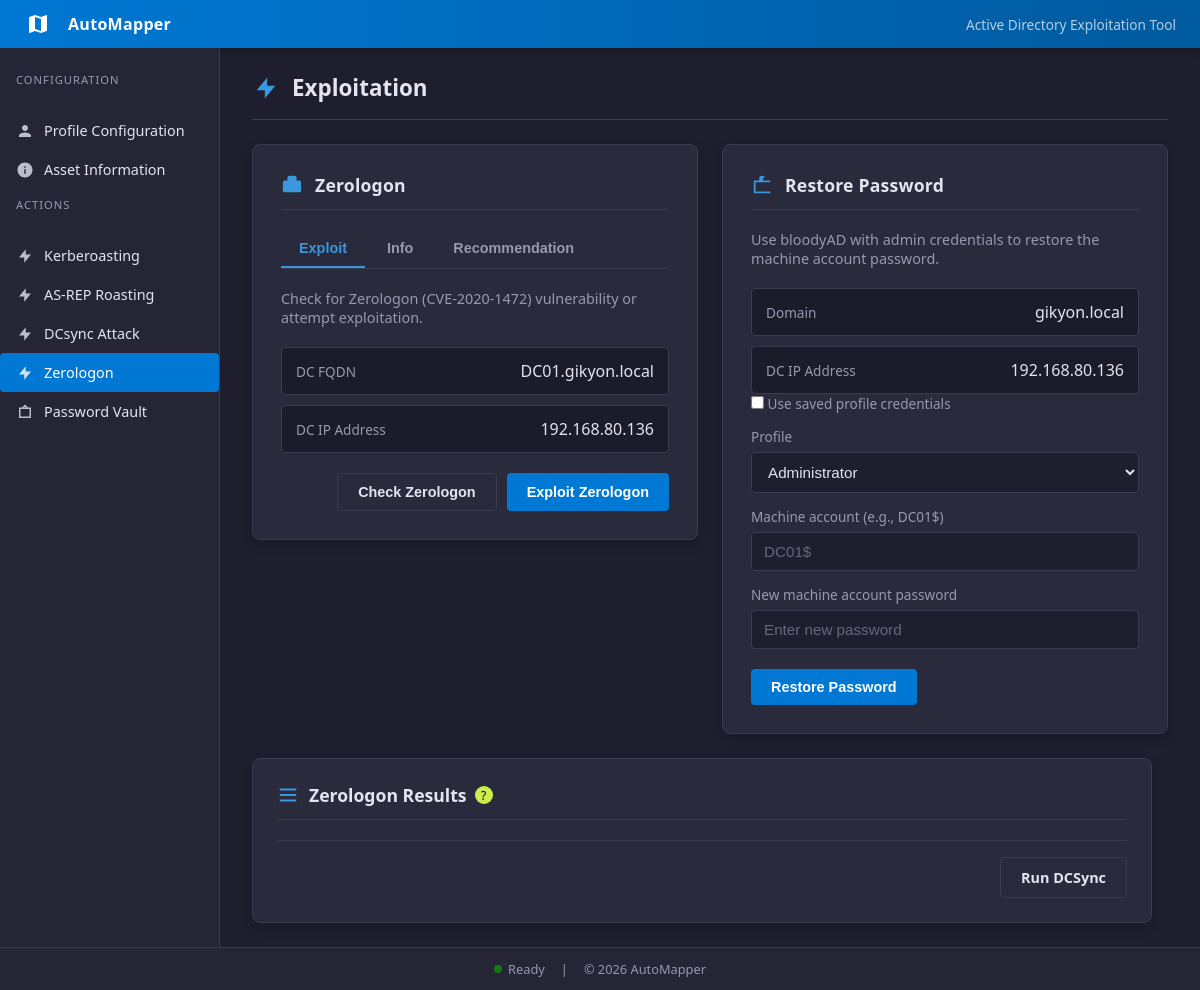
Page /zerologon on the earlier database version.
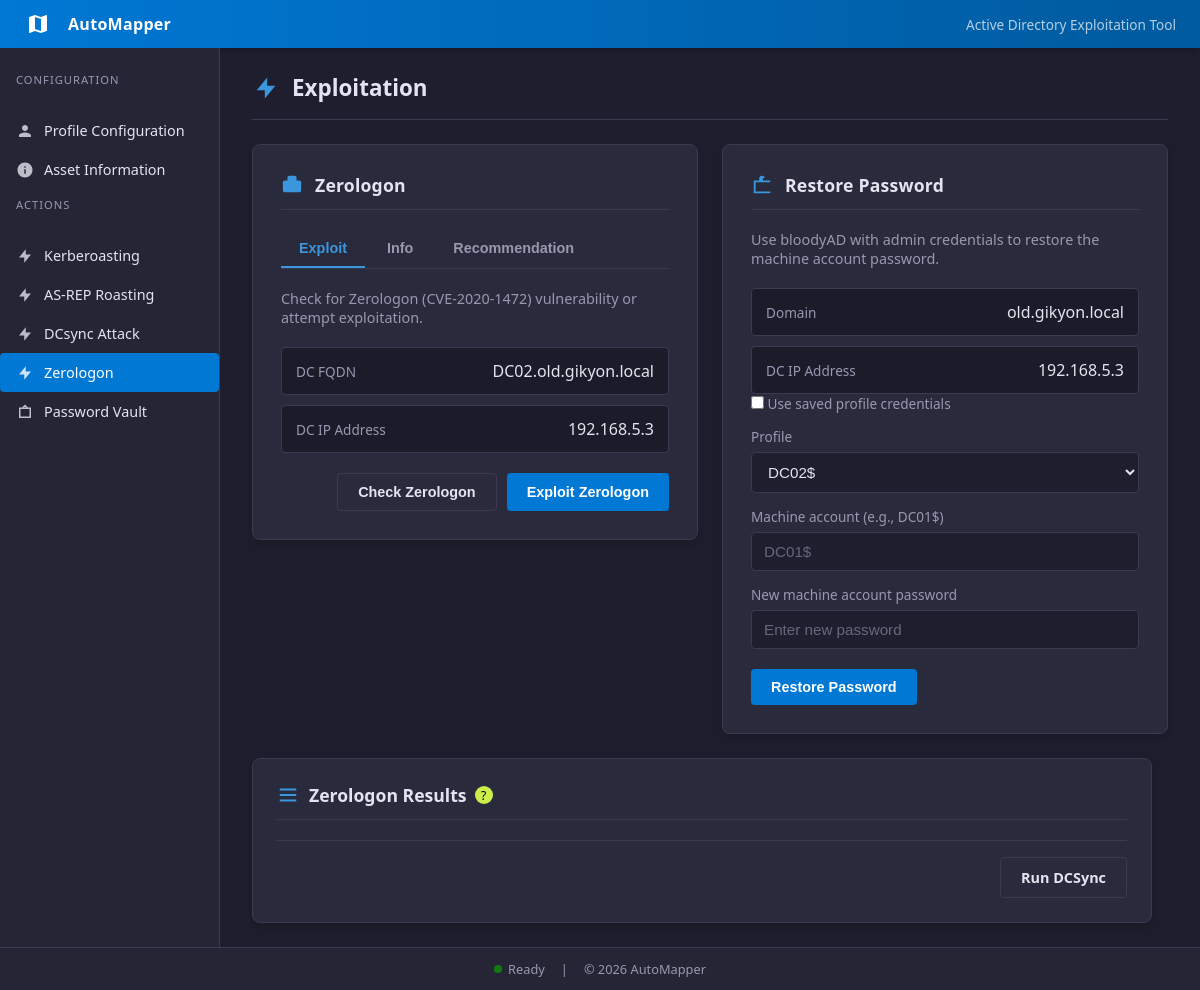
Same page on the later database version.
### tables this page shows
CREATE TABLE profiles (
    description text,
    name text,
    password text,
    ntlmHash text,
    domain text,
    dc_ip text,
    fqdn text
, username text, dc_fqdn text, profile_description text);

CREATE TABLE app_state (
    key text primary key,
    value text
);

### app/routes/main.py (the view, shortened to what this page needs)
@main_bp.route("/zerologon", methods=["GET", "POST"])
def zerologon():
    creds = _get_creds()
    profiles = fetch_profiles()
    active_profile = get_active_profile()
    results = []
    error = None
    status_message = None
    action = None
    selected_restore_profile = None
    restore_use_profile = False
    dc_host = (creds.get("dc_fqdn") or "").strip()
    dc_name = dc_host.split(".", 1)[0] if dc_host else ""
    def format_dcsync_results(dcsync_results):
        lines = []
        for entry in dcsync_results:
            if isinstance(entry, dict):
                username = entry.get("username", "Unknown")
                hash_value = entry.get("hash", "")
                timestamp = entry.get("timestamp")
                if timestamp:
                    lines.append(f"{username}: {hash_value} ({timestamp})")
                else:
                    lines.append(f"{username}: {hash_value}")
            else:
                lines.append(str(entry))
        return lines
    return _render_exploit(
        "zerologon.html",
        creds,
        results,
        error,
        status_message,
        action,
        profiles=profiles,
        active_profile=active_profile,
        selected_restore_profile=selected_restore_profile,
        restore_use_profile=restore_use_profile,
    )

### app/db/database.py (called while the page is built)
def get_db():
    conn = sqlite3.connect(DB_PATH)
    conn.row_factory = sqlite3.Row
    return conn

def fetch_profiles():
    conn = get_db()
    try:
        rows = conn.execute(
            """
            SELECT name, username, password, domain, dc_ip, dc_fqdn, profile_description
            FROM profiles
            ORDER BY name
            """
        ).fetchall()
    finally:
        conn.close()
    profiles = {}
    for row in rows:
        profiles[row["name"]] = {
            "username": row["username"],
            "password": row["password"],
            "domain": row["domain"],
            "dc_ip": row["dc_ip"],
            "dc_fqdn": row["dc_fqdn"],
            "profile_description": row["profile_description"],
        }
    return profiles

def get_active_profile():
    conn = get_db()
    try:
        row = conn.execute(
            "SELECT value FROM app_state WHERE key = ?",
            ("active_profile",),
        ).fetchone()
    finally:
        conn.close()
    return row["value"] if row else None

### app/routes/main.py (called while the page is built)
def _get_creds():
    active_profile = get_active_profile()
    if not active_profile:
        return {}
    return get_profile(active_profile) or {}

### app/templates/zerologon.html (shortened to what this page needs)
{% extends 'base.html' %}
{% block content %}
<div class="page-header">
  <svg viewBox="0 0 24 24"><path d="M13 10V3L4 14h7v7l9-11h-7z"/></svg>
  <h1 class="page-title">Exploitation</h1>
</div>
<section class="card-grid zerologon-grid">
  <div class="card restore-card">
    <div class="card-header">
      <svg viewBox="0 0 24 24"><path d="M20 7h-3V4a2 2 0 0 0-2-2H9a2 2 0 0 0-2 2v3H4a2 2 0 0 0-2 2v9a2 2 0 0 0 2 2h16a2 2 0 0 0 2-2V9a2 2 0 0 0-2-2z"/></svg>
      <h1>Zerologon</h1>
    </div>
    <div class="tab-bar">
      <button class="tab-btn active" data-tab="zero-exploit-tab">Exploit</button>
      <button class="tab-btn" data-tab="zero-info-tab">Info</button>
      <button class="tab-btn" data-tab="zero-rec-tab">Recommendation</button>
    </div>
    <div id="zero-exploit-tab" class="tab-content active">
      <p class="subtitle">Check for Zerologon (CVE-2020-1472) vulnerability or attempt exploitation.</p>
      <div class="output">
        <div class="output-row">
          <span class="label">DC FQDN</span>
          <span class="value">{{ creds.dc_fqdn or '—' }}</span>
        </div>
        <div class="output-row">
          <span class="label">DC IP Address</span>
          <span class="value">{{ creds.dc_ip or '—' }}</span>
        </div>
      </div>
      <form method="POST" class="actions">
        <button class="btn secondary" name="action" value="check">
          Check Zerologon
        </button>
        <button class="btn" name="action" value="exploit">
          Exploit Zerologon
        </button>
      </form>
    </div>
  </div>
  <div class="card">
    <div class="card-header">
      <svg viewBox="0 0 24 24"><path d="M21 7h-6V5a3 3 0 0 0-6 0v2H3v14h18V7zm-8-2a1 1 0 0 1 2 0v2h-2V5zm8 14H5V9h16v10z"/></svg>
      <h1>Restore Password</h1>
    </div>
    <p class="subtitle">Use bloodyAD with admin credentials to restore the machine account password.</p>
    <div class="output">
      <div class="output-row">
        <span class="label">Domain</span>
        <span class="value">{{ creds.domain or '—' }}</span>
      </div>
      <div class="output-row">
        <span class="label">DC IP Address</span>
        <span class="value">{{ creds.dc_ip or '—' }}</span>
      </div>
    </div>
    <form method="POST" class="form">
      <div class="field">
        <label>
          <input type="checkbox" name="use_profile" value="1" {% if restore_use_profile %}checked{% endif %} />
          Use saved profile credentials
        </label>
      </div>
      <div class="field">
        <label for="restore-profile">Profile</label>
        <select id="restore-profile" name="restore_profile" class="input">
          {% for name in profiles.keys()|sort %}
          <option value="{{ name }}" {% if name == selected_restore_profile or name == active_profile %}selected{% endif %}>
            {{ name }}
          </option>
          {% endfor %}
        </select>
      </div>
      <div class="field">
        <label for="machine-account">Machine account (e.g., DC01$)</label>
        <input
          id="machine-account"
          name="machine_account"
          type="text"
          class="input"
          placeholder="DC01$"
        />
      </div>
      <div class="field">
        <label for="new-password">New machine account password</label>
        <input
          id="new-password"
          name="new_password"
          type="password"
          class="input"
          placeholder="Enter new password"
        />
      </div>
      <div class="actions">
        <button class="btn" name="action" value="restore">
          Restore Password
        </button>
      </div>
    </form>
  </div>
</section>
<section class="card result-card">
  <div class="card-header">
  <svg viewBox="0 0 24 24">
    <path d="M3 5h18v2H3V5zm0 6h18v2H3v-2zm0 6h18v2H3v-2z"/>
  </svg>
  <div class="header-with-tooltip">
    <h1>Zerologon Results</h1>
    <div class="tooltip-container">
      <span class="info-icon">?</span>
    </div>
  </div>
</div>
<div class="actions">
  <a class="btn secondary" href="{{ url_for('main.dcsync') }}">
    Run DCSync
  </a>
</div>
</section>
{% endblock %}

Differences in the rows shown:
no longer on this page (row edited): profiles: dc_fqdn "DC01.gikyon.local", dc_ip "192.168.80.136", domain "gikyon.local"
added profiles: dc_fqdn "DC02.old.gikyon.local", dc_ip "192.168.5.3", domain "old.gikyon.local"
changed app_state: restore_profile "Administrator" → "DC02$"
